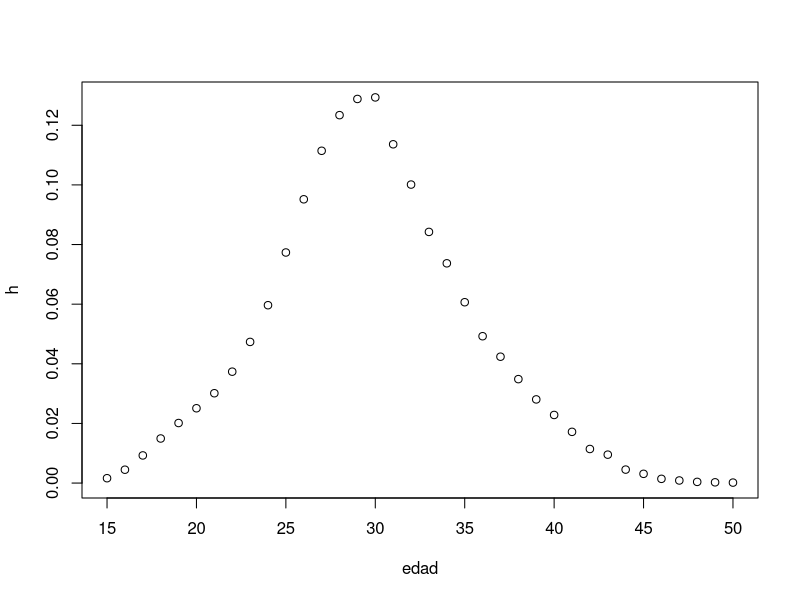
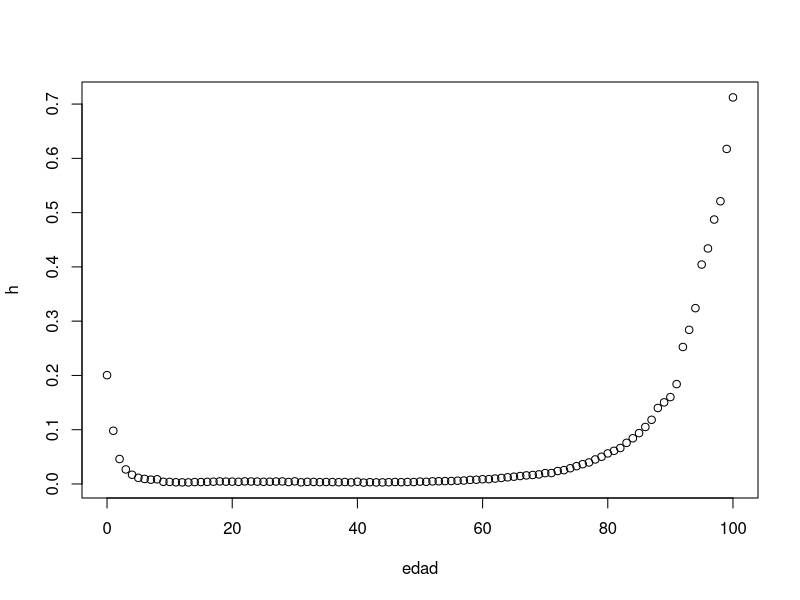

Write the R code that produced these figures, in order.
################################################################################
# Demografía - Licenciatura en Estadística                                     #
# Daniel Ciganda / Facundo Morini                                              # 
# Laboratorio: Simulación de tiempos a distintos eventos demográficos          # 
# 21 de Octubre de 2025                                                        #   
################################################################################
# El objetivo de este módulo es simular tiempos de espera o duraciones a los
# eventos fallecimiento y primer hijo. Para esto partimos de unas tasas 
# específicas de mortalidad y unas tasas específicas de transición a la maternidad. 
# Se asume que el riesgo de los eventos es *constante* en cada intervalo (edades)
# Bajo este supuesto, las tasas de ocurrencia/exposición representan al riesgo 
# del evento. Es decir que el vector de tasas específicas representa la función
# de riesgo del evento en cuestión (fallecimiento  / primer hijo).

# Vamos a empezar por entender las relaciones entre las funciones de riesgo,
# riesgo acumulado y función de supervivencia.

###############
#   DATOS     #
###############
# Cargamos los datos de las tasas específicas por edad del primer hijo  
# *condicionales*  de una cohorte
fert <- read.csv(file.path("datos","fx.csv"))
plot(fert)

# Describir lo que se observa en el gráfico. Que son estos valores? Que hay en 
# numerador y denominador para su cálculo?

# Cargamos los datos de las tasas específicas de mortalidad de una cohorte 
mort <- read.csv(file.path("datos","mx.csv"))
plot(mort)

# Describir lo que se observa en el gráfico- Que son estos valores? Que hay en 
# numerador y denominador para su cálculo?


# Estas tasas van a representar nuestra función de riesgo constante a intervalos para 
# las variables aleatorias "Tiempo al Fallecimiento" y "Tiempo al Primer Hijo" 

#################################################################################
#   Función de riesgo, función de riesgo acumulado y función de supervivencia   #
#################################################################################

# input
x <- mort$edad
lambda <- mort$h

# Responder:
# Cuál es el riesgo de morir:
# 1) Entre edades 0-1

# 2) Entre edades 50-51

# 3) Entre edades 100-101


# Cual es el riesgo de morir:
# 1) antes de alcanzar la edad exacta 0

# 2) antes de alcanzar la edad exacta 1

# 3) antes de alcanzar la edad exacta 100

# 4) antes de alcanzar la edad exacta 101

# Ejercicio:
# Crear una función pw_H (piece-wise Hazard) con argumentos x, lambda
# que calcule el riesgo acumulado hasta desde edad 0 hasta la edad maxima
# en los datos

# función de riesgo acumulado


# Responder utilizando la función: 
# Cual es el riesgo de morir:
# 1) antes de alcanzar la edad exacta 0

# 2) antes de alcanzar la edad exacta 1

# 3) antes de alcanzar la edad exacta 100

# 4) antes de alcanzar la edad exacta 101

# Ejercicio: Graficar la función de riesgo acumulado.
# (computar la función en un vector H utilizando pw_H)


# Ejercicio: Computar y graficar la función de supervivencia

# Responder: 
# Cual es la probabilidad de sobrevivir:
# 1) a edad exacta 0

# 2) a edad exacta 1

# 3) a edad exacta 100

# 4) a edad exacta 101

# Que significa que esta última probabilidad no sea 0?

